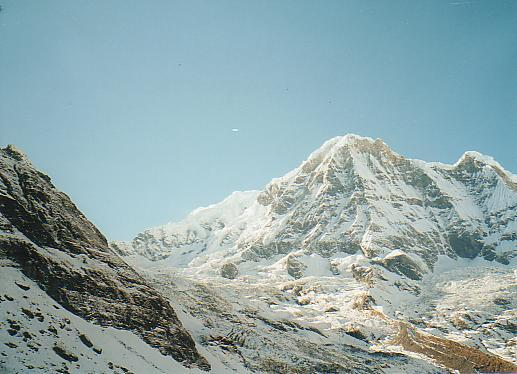
#> input picture project2/task1_img/mountain1.jpg, 517 x 374 px
$ python task_1_right_warp.py
#> lines starting #> are read from the running program, lines starting #| are printed output that depends on the picture
import cv2
import numpy as np
import imutils
import matplotlib.pyplot as plt
## reference: https://docs.opencv.org/3.0-beta/doc/py_tutorials

def sift_match(img_l,img_r,task="task1"):
    img_r_gray = cv2.cvtColor(img_r, cv2.COLOR_BGR2GRAY)
    img_l_gray = cv2.cvtColor(img_l, cv2.COLOR_BGR2GRAY)
    # Initiate SIFT detector
    sift = cv2.xfeatures2d.SIFT_create()
    # find the keypoints and descriptors with SIFT
    kp_r,des_r = sift.detectAndCompute(img_r_gray,None)
    kp_l,des_l = sift.detectAndCompute(img_l_gray,None)

    cv2.imwrite("../"+task+"_img/"+task+"_sift1.jpg", cv2.drawKeypoints(img_l_gray, kp_l, None))
    cv2.imwrite("../"+task+"_img/"+task+"_sift2.jpg", cv2.drawKeypoints(img_r_gray, kp_r, None))

    # FLANN parameters
    FLANN_INDEX_KDTREE = 0
    index_params = dict(algorithm = FLANN_INDEX_KDTREE, trees = 5)
    search_params = dict(checks=50)   # or pass empty dictionary
    flann = cv2.FlannBasedMatcher(index_params,search_params)
    matches = flann.knnMatch(des_r,des_l,k=2)

    good = []
    for m,n in matches:
        if m.distance < 0.75*n.distance:
            good.append([m])

    img4 = cv2.drawMatchesKnn(img_r,kp_r,img_l,kp_l,good[10:20],None,flags=2)
    cv2.imwrite("../"+task+"_img/"+task+"_matches_knn.jpg",img4)
    return kp_l, des_l, kp_r, des_r, good

def draw_match_img(img_l_gray, img_r_gray, kp_l, des_l, kp_r, des_r, good):
    ## Use the FLANN
    MIN_MATCH_COUNT = 10
    if len(good) > MIN_MATCH_COUNT:
        src_pts = np.float32([ kp_r[m[0].queryIdx].pt for m in good ]).reshape(-1,1,2)
        dst_pts = np.float32([ kp_l[m[0].trainIdx].pt for m in good ]).reshape(-1,1,2)
        M, mask = cv2.findHomography(src_pts, dst_pts, cv2.RANSAC, 4.0)
        matchesMask = mask.ravel().tolist()
        h,w= img_l_gray.shape
        pts = np.float32([ [0,0],[0,h-1],[w-1,h-1],[w-1,0] ]).reshape(-1,1,2)
        dst = cv2.perspectiveTransform(pts,M)
        img_l_gray = cv2.polylines(img_l_gray,[np.int32(dst)],True,255,3, cv2.LINE_AA)
    else:
        print("Not enough matches are found - %d/%d" % (len(good),MIN_MATCH_COUNT))
        matchesMask = None

    draw_params = dict(matchColor = (0,255,0), # draw matches in green color
                   singlePointColor = None,
                   matchesMask = matchesMask[:10], # draw only inliers
                   flags = 2)
    img5 = cv2.drawMatches(img_r_gray,kp_r,img_l_gray,kp_l, list(map(lambda x: x[0], good[:10])) ,None,**draw_params)
    cv2.imwrite('../task1_img/task1_matches.jpg',img5)
    return M

if __name__ == "__main__":
    filename_1 = '../task1_img/mountain1.jpg'
    filename_2 = '../task1_img/mountain2.jpg'
    img_l = cv2.imread(filename_1) # trainImage
#> img_l is the input picture: shape (374, 517, 3); mean B, G, R 169.1, 166.7, 143.4
    img_r = cv2.imread(filename_2) # queryImage
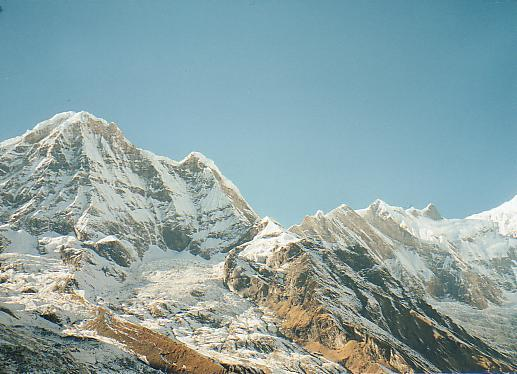
#> input picture project2/task1_img/mountain2.jpg, 517 x 374 px
#> img_r is the input picture: shape (374, 517, 3); mean B, G, R 165, 163.3, 138.9
    img_r_gray = cv2.cvtColor(img_r, cv2.COLOR_BGR2GRAY)
    img_l_gray = cv2.cvtColor(img_l, cv2.COLOR_BGR2GRAY)
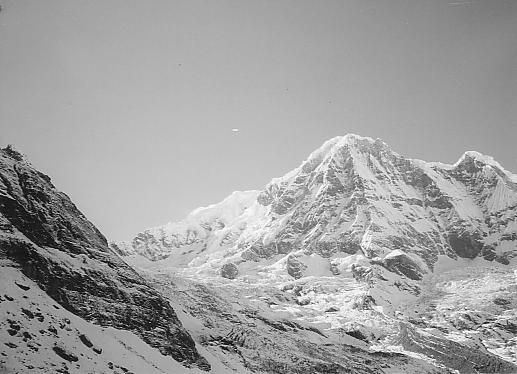
#> img_l_gray: shape (374, 517); min 0, max 255, mean 160
    kp_l, des_l, kp_r,des_r, good = sift_match(img_l, img_r, task="task1")
#> in sift_match, `kp_r,des_r = sift.detectAndCompute(img_r_gray,None)`: kp_r = 1077 keypoints; strongest (x, y, size): (258, 329, 2), (412, 311, 2.1), (234, 366, 2), (30, 291, 3.9)
#> in sift_match, `kp_l,des_l = sift.detectAndCompute(img_l_gray,None)`: kp_l = 1030 keypoints; strongest (x, y, size): (68, 322, 2.1), (11, 299, 2.4), (367, 341, 2), (223, 347, 2)
#> in sift_match, `cv2.imwrite("../"+task+"_img/"+task+"_sift2.jpg", cv2.drawKeypoints(im..`:
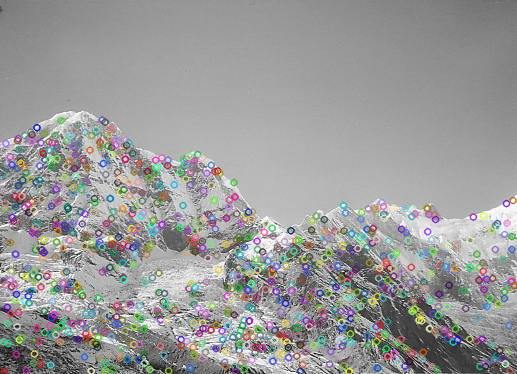
#> saved as task1_sift2.jpg: shape (374, 517, 3); mean B, G, R 153.6, 153.9, 153.8
#> in sift_match, `matches = flann.knnMatch(des_r,des_l,k=2)`: matches = 1077 matches
#> after the loop in sift_match, `for m,n in matches:`: good = 247 matches
#> in sift_match, `img4 = cv2.drawMatchesKnn(img_r,kp_r,img_l,kp_l,good[10:20],None,flags..`:
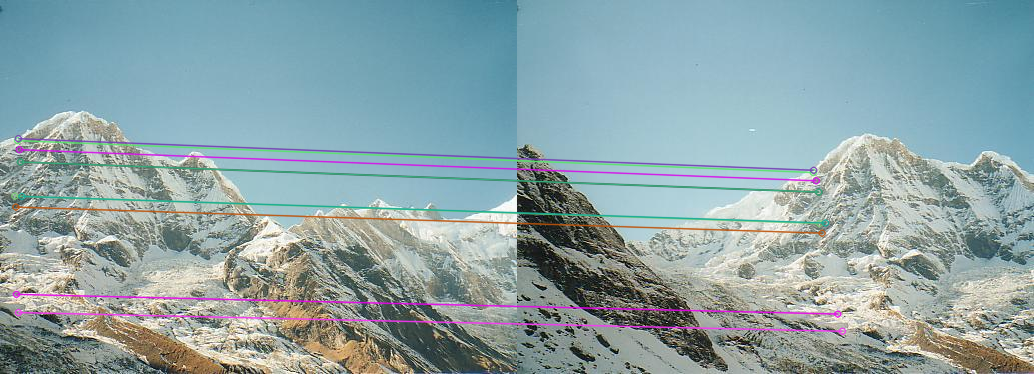
#> img4: shape (374, 1034, 3); mean B, G, R 166.6, 163.1, 140.8
#> good = 247 matches
    M = draw_match_img(img_l_gray, img_r_gray, kp_l, des_l, kp_r, des_r, good)
#> in draw_match_img, `src_pts = np.float32([ kp_r[m[0].queryIdx].pt for m in good ]).reshape..`: src_pts = 247 rows, first 8: [4.46, 207.9], [4.82, 284.2], [5.53, 163], [7.04, 323.2], [7.11, 294.5], [8.99, 160.3], [10.41, 313.3], [11.17, 270.4]
#> in draw_match_img, `dst_pts = np.float32([ kp_l[m[0].trainIdx].pt for m in good ]).reshape..`: dst_pts = 247 rows, first 8: [295.2, 235.3], [308.4, 305.7], [289.4, 195.2], [318.3, 342.3], [312.9, 314.9], [292.1, 192.3], [318.9, 332.5], [312.2, 292.5]
#> in draw_match_img, `M, mask = cv2.findHomography(src_pts, dst_pts, cv2.RANSAC, 4.0)`: M = [[0.592, 0.135, 258.2], [-0.283, 0.863, 51.63], [-0.000732, -9.99e-05, 1]]; mask = 247 values, max 1 at index 0, min 0 at index 244, mean 0.992
#> in draw_match_img, `matchesMask = mask.ravel().tolist()`: matchesMask has the same summary as mask
#> in draw_match_img, `dst = cv2.perspectiveTransform(pts,M)`: dst = [[258.2, 51.63], [320.5, 388.1], [1049.7, 389.4], [906, -151.5]]
#> in draw_match_img, `draw_params = dict(matchColor = (0,255,0),`: draw_params = 4 items
#> in draw_match_img, `img5 = cv2.drawMatches(img_r_gray,kp_r,img_l_gray,kp_l, list(map(lambd..`:
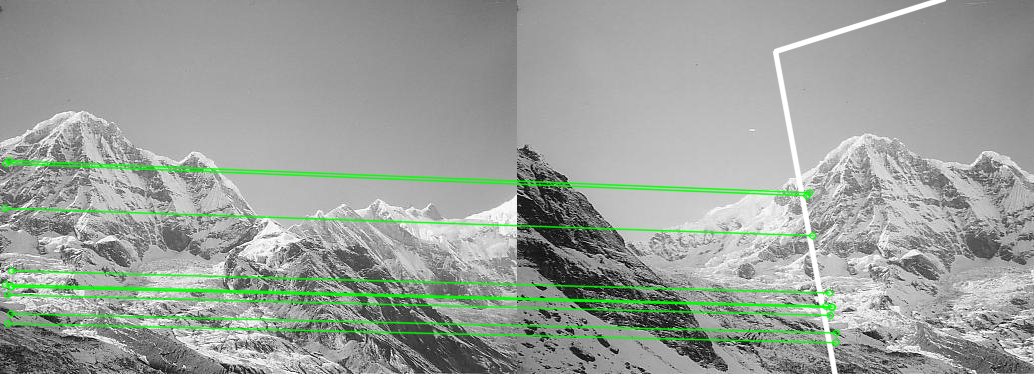
#> img5: shape (374, 1034, 3); mean of channels 0, 1, 2 154.5, 161.5, 154.5; drawn as B, G, R
    print("homography matrix:")
    print(M)
#| [[ 5.91968164e-01  1.34889342e-01  2.58213374e+02]
#|  [-2.82691067e-01  8.63252078e-01  5.16324371e+01]
#|  [-7.32220979e-04 -9.98807694e-05  1.00000000e+00]]
    # reference: https://www.pyimagesearch.com/2016/01/11/opencv-panorama-stitching/
    result = cv2.warpPerspective(img_r, M, (img_r.shape[1] + img_l.shape[1], img_r.shape[0]))
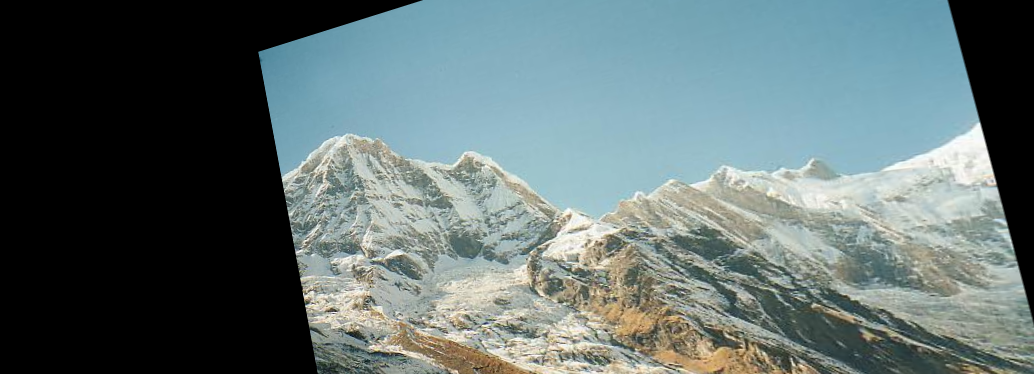
#> result: shape (374, 1034, 3); mean B, G, R 112.7, 112.4, 97.2
    cv2.imwrite('../task1_img/task1_pano_res.jpg',result)
    result[0:img_l.shape[0], 0:img_l.shape[1]] = img_l
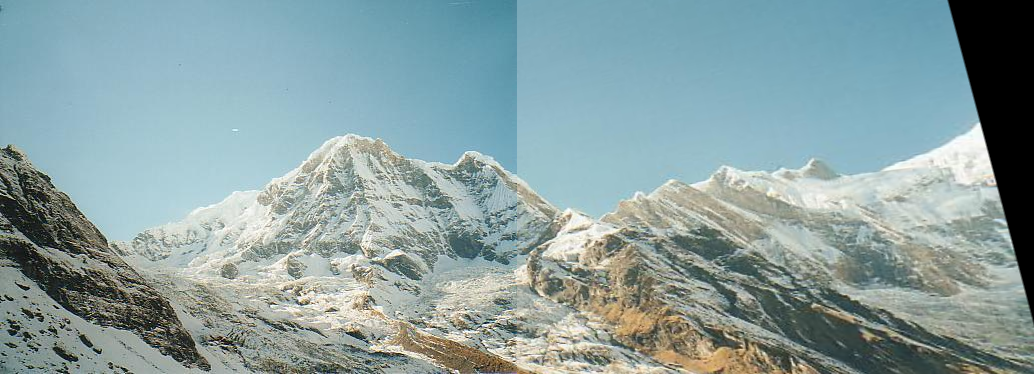
#> result: shape (374, 1034, 3); mean B, G, R 161.1, 159.8, 137.7
    cv2.imwrite('../task1_img/task1_pano.jpg',result)
